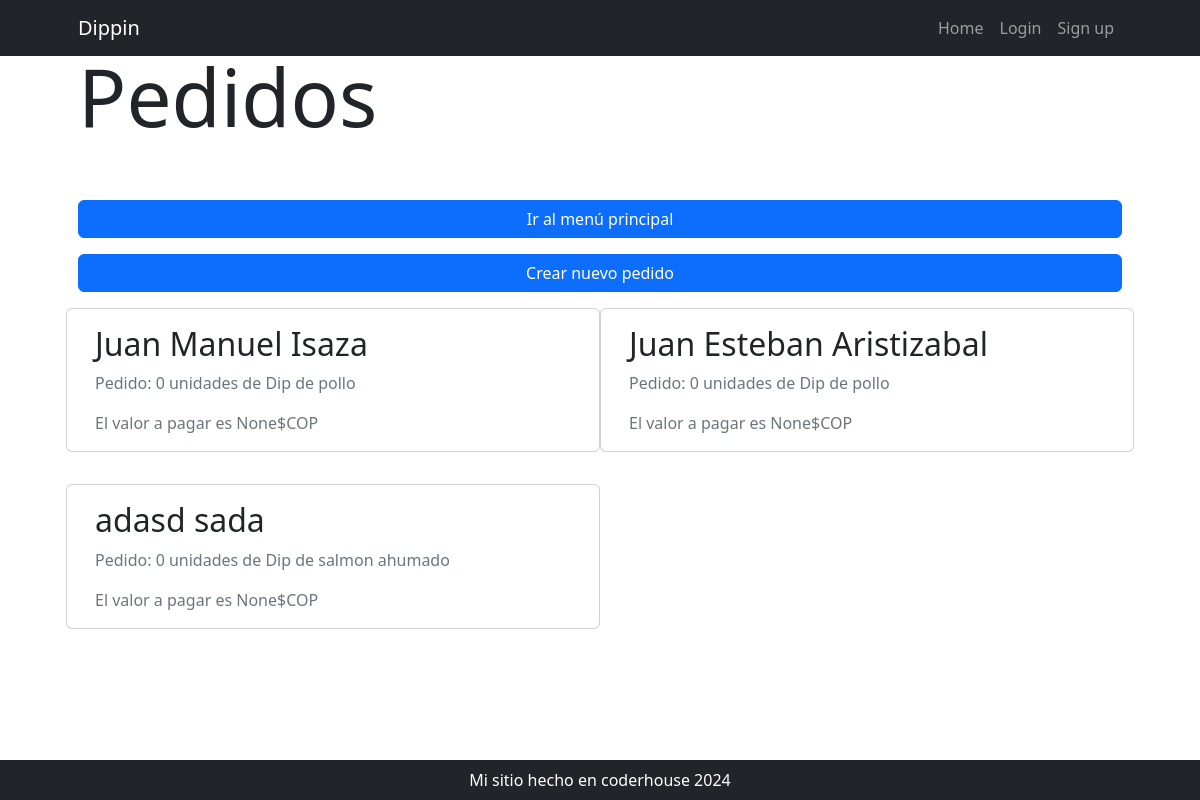
The page /pedido/home/ on the database as committed earlier.
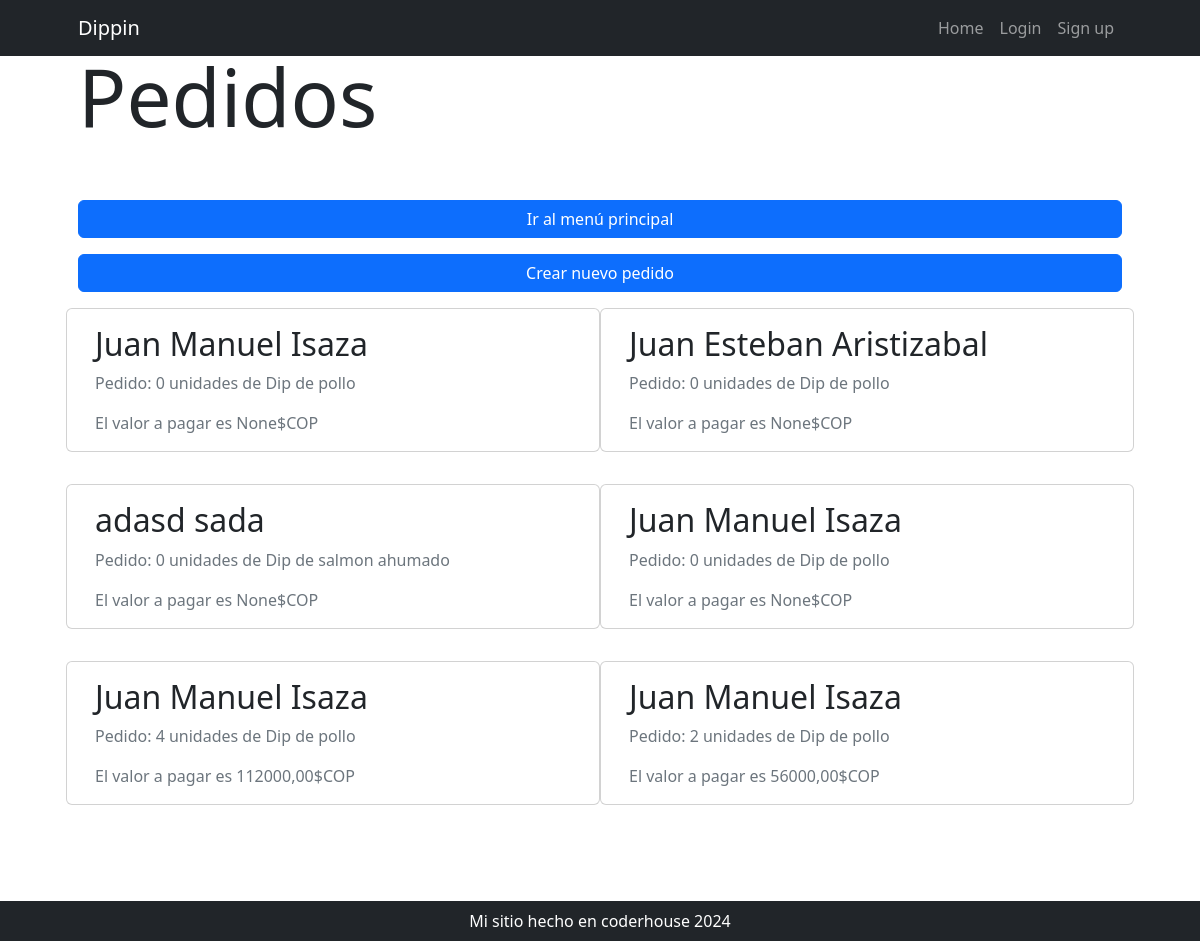
The same page on the database as committed later.
### pedido/models.py (models this page shows, shortened)
class InfoProductoPedido(models.Model):
    cliente = models.ForeignKey(Cliente, on_delete=models.CASCADE, blank=False, null=False, verbose_name="cliente")
    producto_pedido = models.ForeignKey(Producto, on_delete=models.CASCADE, blank=False, null=False, verbose_name="producto")
    cantidad = models.PositiveIntegerField(default=0)
    precio_total = models.DecimalField(max_digits=10, decimal_places=2, null=True, editable=False)
    fecha_venta = models.DateTimeField(default=timezone.now, editable=False)
    class Meta:
        ordering = ("fecha_venta",)

### cliente/models.py (models this page shows)
class Cliente(models.Model):
    nombre = models.CharField(max_length=50)
    apellido = models.CharField(max_length=50)
    nacimiento = models.DateField(null=True)
    pais_origen_id = models.ForeignKey(Pais, on_delete=models.SET_NULL, blank=True, null=True, verbose_name="pais de origen")
    def __str__(self):
        return f"{self.nombre} {self.apellido}"

### producto/models.py (models this page shows)
class Producto(models.Model):
    categoria_producto = models.ForeignKey(ProductoCategoria, on_delete=models.SET_NULL, blank=True, null=True, verbose_name="Categoria de producto")
    nombre = models.CharField(max_length=200, unique=True)
    descripcion = models.CharField(max_length=250, null=True, blank = True, verbose_name="descripcion")
    precio = models.PositiveIntegerField()
    stock_disponible=models.FloatField(default=0)
    imagen = models.ImageField(upload_to="imagenes/", null=True, blank=True)
    fecha_actualizacion = models.DateField(null=True, blank=True, default=timezone.now, editable=False, verbose_name="Fecha de actualizacion")
    def __str__(self):
        return self.nombre
    class Meta:
        verbose_name="producto"
        verbose_name_plural="productos"

### pedido/views.py (the view)
# urls.py: path("home/", views.home, name="home"),
def home(request):
    consulta_pedidos = models.InfoProductoPedido.objects.all()
    context = {"pedidos":consulta_pedidos}
    return render(request, "pedido/index.html", context)

### pedido/templates/pedido/index.html
{% extends 'core/base.html' %}
    {% block titulo %}
        {% include 'core/components/titulo1.html' with titulo="Pedidos" %}
    {% endblock titulo %}
    {% block contenido %}
    <div class="d-flex flex-column">
        <a href="{% url 'core:home' %}" class="btn btn-primary mb-3">Ir al menú principal</a>
        <a href="{% url 'pedido:pedido_create' %}" class="btn btn-primary">Crear nuevo pedido</a>
    </div>
    <div class="row row-cols-1 row-cols-md-2 ">
        {% for pedido in pedidos %}
        <div class="card my-3">
            <div class="card-body">
                <h2 class="card-title">{{ pedido.cliente }} </h2>
                <p class="card-text text-muted ">Pedido: {{pedido.cantidad}} unidades de {{ pedido.producto_pedido }}</p>
                <p class="card-text text-muted ">El valor a pagar es {{ pedido.precio_total }}$COP</p>
            </div>
        </div>
    {% endfor %}
    </div>
    <div class="row align-items-center my-5">
        <h1 class="pb-lg-3 text-primary fs-2">
        </h1>
    </div>
    {% endblock contenido %}

### core/templates/core/base.html (shortened to what this page needs)
{% load static %}
<!DOCTYPE html>
<html lang="es">
    <head>
        <link href="{% static 'core/css/styles.css' %}" rel="stylesheet" />
    </head>
    <body>
        {% include 'core/components/navbar.html' %}
        <div class="container px-4 px-lg-5">
            {% block titulo %}{% endblock titulo %}
            {% block contenido %}
            {% endblock contenido %}
        </div>
        {% include 'core/components/footer.html' %}
    </body>
</html>

### core/templates/core/components/navbar.html (shortened to what this page needs)
 <nav class="navbar navbar-expand-lg navbar-dark bg-dark fixed-top ">
    <div class="container px-5">
        <a class="navbar-brand" href="#!">Dippin</a>
        <div class="collapse navbar-collapse" id="navbarSupportedContent">
            <ul class="navbar-nav ms-auto mb-2 mb-lg-0">
                <li class="nav-item"><a class="nav-link {% if request.path == "/" %} active {% endif %} " aria-current="page" href="{% url 'core:home' %}">Home</a></li>
                {% if user.is_authenticated %}
                    <li class="nav-item"><a class="nav-link {% if request.path == "/producto/" %} active {% endif %} " href="{% url 'producto:home' %}">Productos</a></li>
                    {% if user.is_staff %}
                        <li class="nav-item"><a class="nav-link {% if request.path == "/cliente/" %} active {% endif %} " href="{% url 'cliente:home' %}">Clientes</a></li>
                        <li class="nav-item"><a class="nav-link {% if request.path == "/pedido/" %} active {% endif %} " href="{% url 'pedido:home' %}">Pedidos</a></li>
                    {% endif %}
                    <li class="nav-item"><a class="nav-link text-bg-info " >{{user.username}}</a></li>
                    <li class="nav-item">
                    <form action="{% url 'core:logout' %}" method="post">
                        {% csrf_token %}
                        <button type="submit" class="btn btn-dark ">Logout</button>
                    </form>
                    </li>
                {% else %}
                    <li class="nav-item"><a class="nav-link {% if request.path == "/login/" %} active {% endif %} " href="{% url 'core:login' %}">Login</a></li>
                    <li class="nav-item"><a class="nav-link {% if request.path == "/register/" %} active {% endif %} " href="{% url 'core:register' %}">Sign up</a></li>
                {% endif %}
            </ul>
        </div>
    </div>
</nav>

### core/templates/core/components/titulo1.html
<div class="row align-items-center my-5">
    <h1 class="display-1  text-dark ">
        {{titulo}}
    </h1>
</div>

### core/templates/core/components/footer.html
<footer class="py-2 bg-dark fixed-bottom ">
    <div class="container px-4 px-lg-5"><p class="m-0 text-center text-white">Mi sitio hecho en coderhouse 2024</p></div>
</footer>

Rows that differ between the two databases and show on the page:
added InfoProductoPedido: cliente "Juan Manuel Isaza", cantidad "0", producto_pedido "Dip de pollo", precio_total "None"
added InfoProductoPedido: cliente "Juan Manuel Isaza", cantidad "4", producto_pedido "Dip de pollo", precio_total "112000,00"
added InfoProductoPedido: cliente "Juan Manuel Isaza", cantidad "2", producto_pedido "Dip de pollo", precio_total "56000,00"
